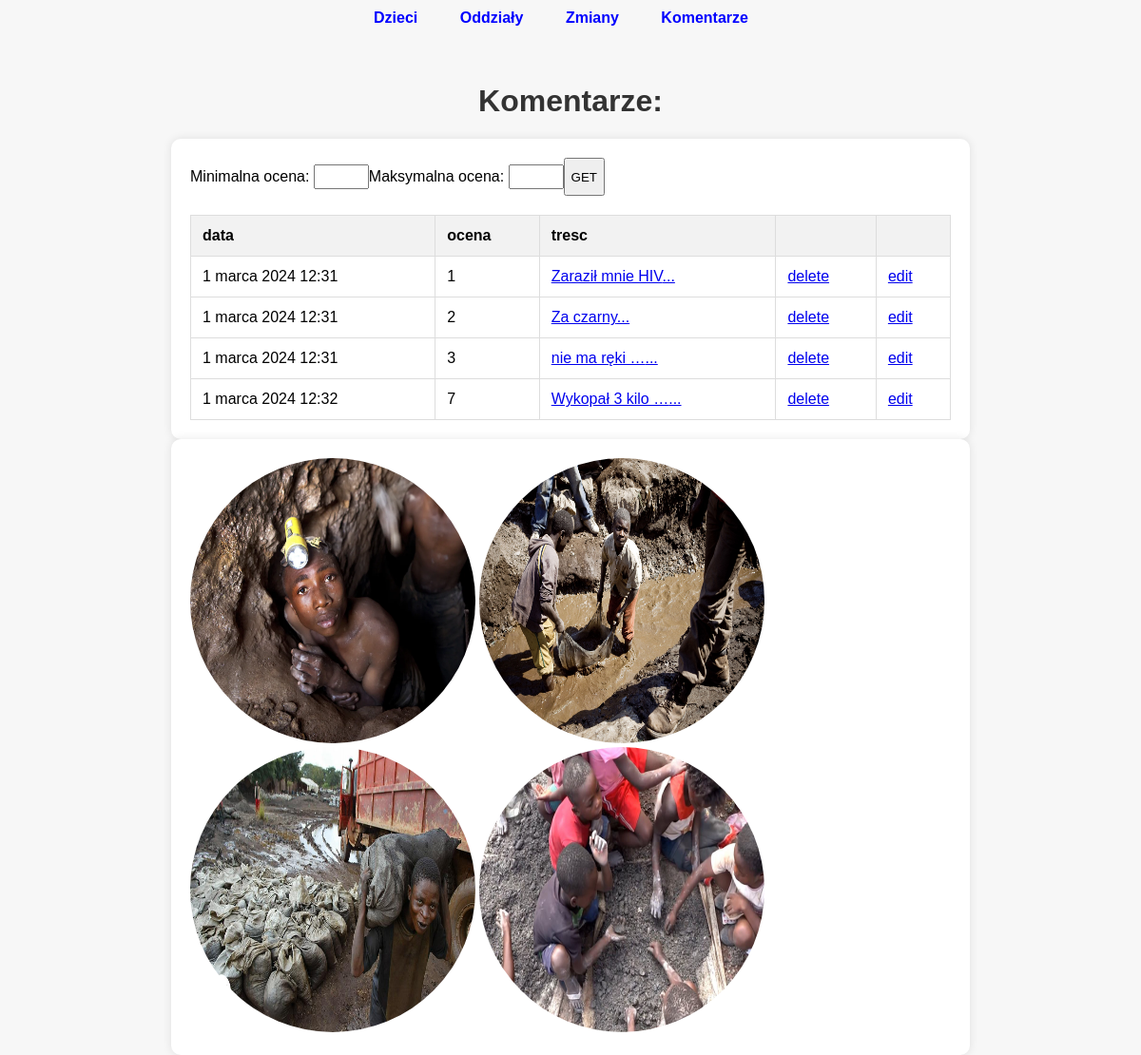
/komentarze, run on the app's committed database.
### fabryka/models.py (models this page shows, shortened)
class Komentarz(Model):
    tresc = models.CharField(max_length=200)
    ocena = models.IntegerField()
    data = models.DateTimeField(auto_now=True)
    class Meta:
        verbose_name_plural = "Komentarze"

### fabryka/views.py (the view)
# urls.py: path('komentarze', komentarze, name="komentarze"),
def komentarze(request):
    ocena_min = request.GET.get('ocena_min')
    ocena_max = request.GET.get('ocena_max')
    komentarze = Komentarz.objects.all()
    if ocena_max and ocena_max != "":
        komentarze = komentarze.filter(ocena__lte = ocena_max )
    if ocena_min and ocena_min != "":
        komentarze = komentarze.filter(ocena__gte = ocena_min)
    context={
        'komentarze': komentarze,
    }
    return render(request, "fabryka/komentarze.html", context)

### fabryka/templates/fabryka/komentarze.html (shortened to what this page needs)
{% extends "fabryka/szablon.html" %}
{% block naglowek %}Komentarze:{% endblock %}
{% block zawartosc %}
<form action="" method="get">
  Minimalna ocena: <input type="number" name="ocena_min">
  Maksymalna ocena: <input type="number" name="ocena_max">
  <button>GET</button>
</form>
            <thead>
              <tr>
                <th>data</th>
                <th>ocena</th>
                <th>tresc</th>
                <th></th>
                <th></th>
              </tr>
            </thead>
            {% for komentarz in komentarze %}
            <tbody>
                <tr>
                  <td>{{komentarz.data}}</td>
                  <td>{{komentarz.ocena}}</td>
                  <td><a href="{% url 'komentarz' id=komentarz.id %}">{{komentarz.tresc|truncatewords:3}}...</a></td>
                  <td><a href="{% url 'komentarz_delete' id=komentarz.id %}">delete</a></td>
                  <td><a href="{% url 'komentarz_edit' id=komentarz.id %}">edit</a></td>
                </tr>
            </tbody>
            {% endfor %}
{% endblock %}

### fabryka/static/css/style.css (style rules this page uses)
body { font-family: Arial, sans-serif; background-color: #f7f7f7; margin: 0; padding: 0; }
.company-table th, .company-table td { border: 1px solid #ddd; padding: 12px; text-align: left; }
.company-table th { background-color: #f2f2f2; }
input[type="number"] { height: 20px; width: 50px; }
button { height: 40px; width: auto; }

### data on the page
Komentarz: data "1 marca 2024 12:31", ocena "1", tresc "Zaraził mnie HIV"
Komentarz: data "1 marca 2024 12:31", ocena "2", tresc "Za czarny"
Komentarz: data "1 marca 2024 12:31", ocena "3", tresc "nie ma ręki …"
Komentarz: data "1 marca 2024 12:32", ocena "7", tresc "Wykopał 3 kilo …"
